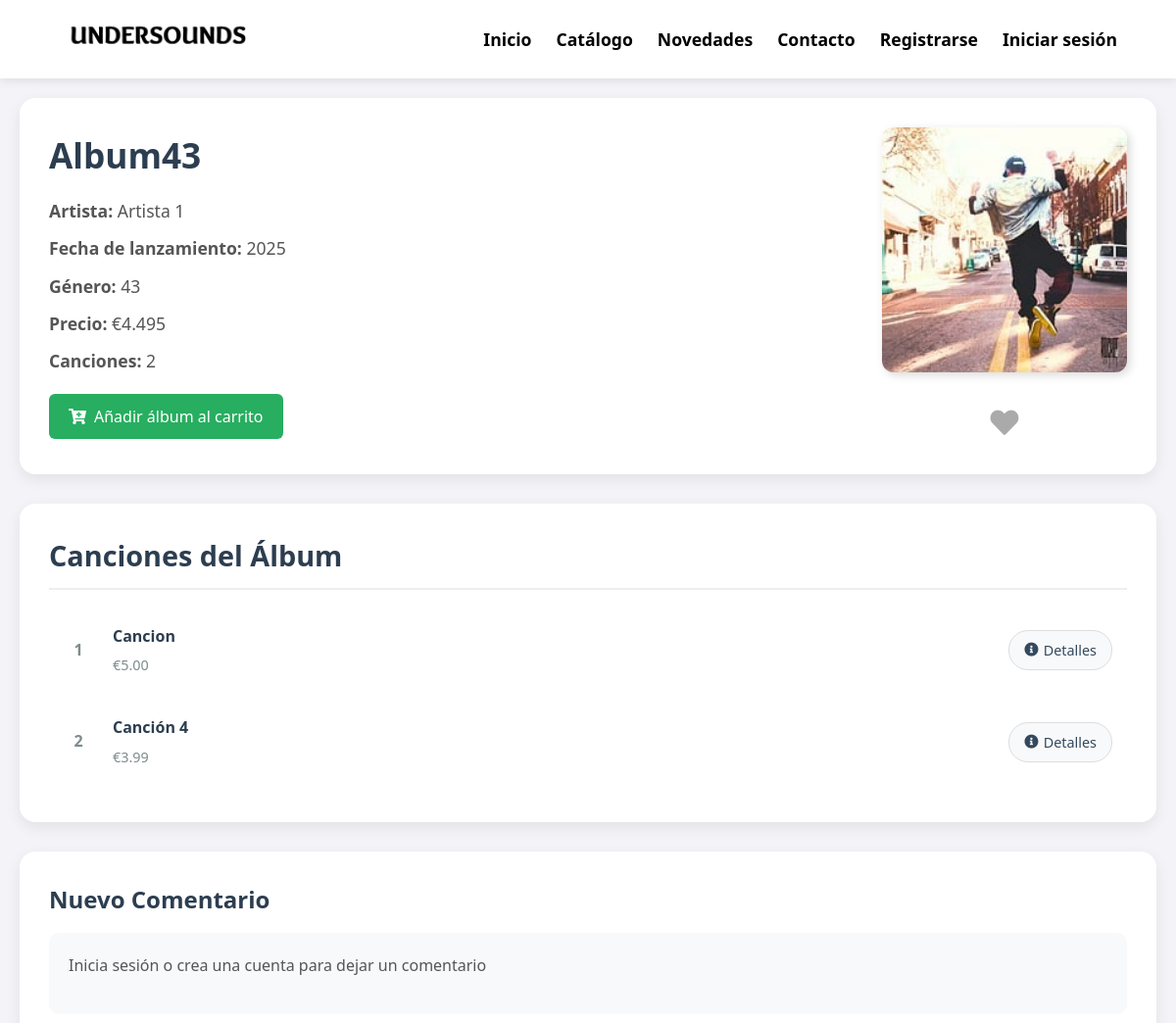
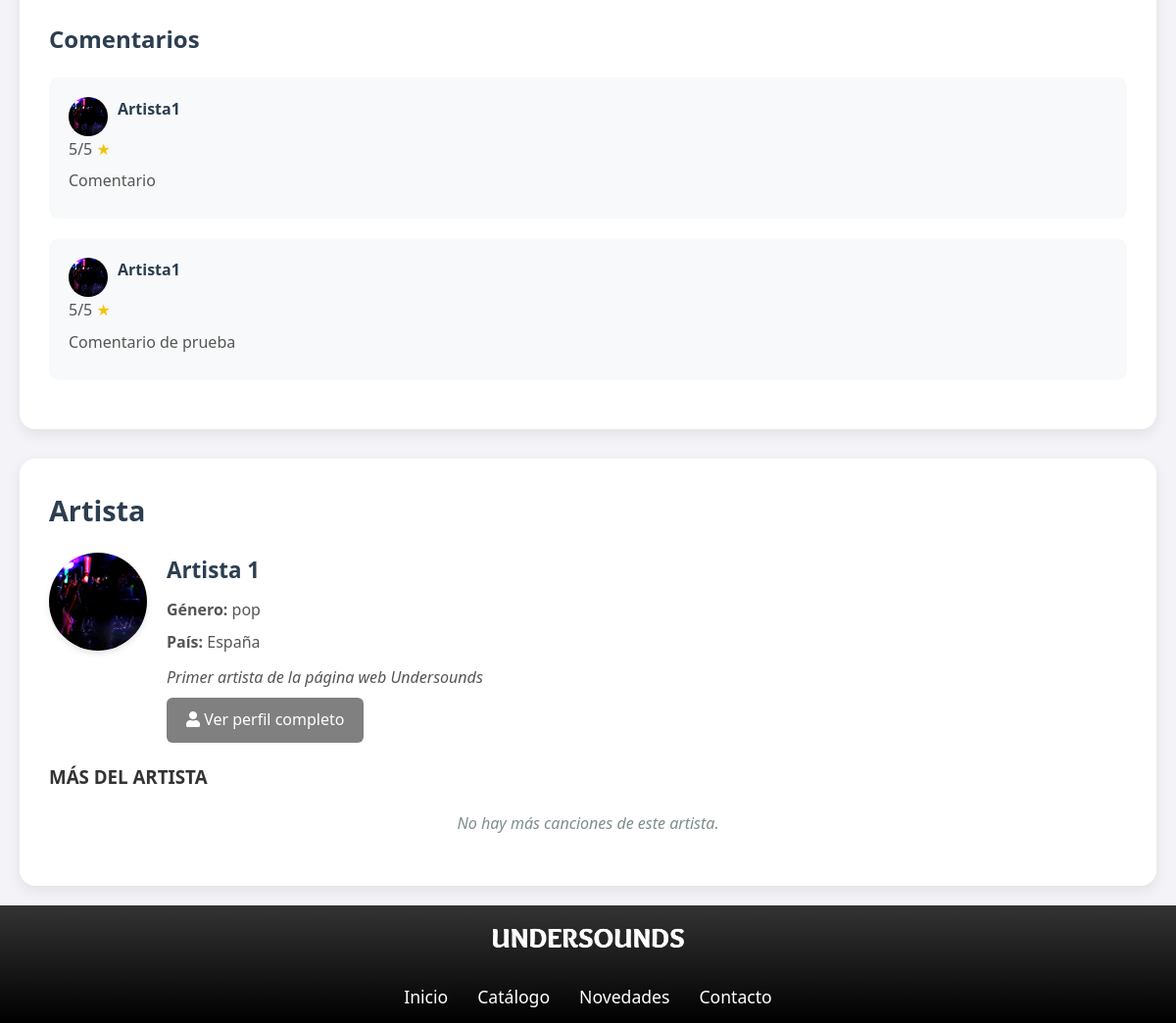
Screenshot of /album/11/ with the database file from the repository (2 pictures, top to bottom).
### model/music/music_models.py (models this page shows, shortened)
class Album(models.Model):
    title = models.CharField(max_length=255)
    artist_name = models.CharField(max_length=100)
    genre = models.CharField(max_length=50)
    release_date = models.DateTimeField()
    album_cover = models.ImageField(upload_to='album_covers/', blank=True, null=True)
    description = models.TextField(blank=True, null=True)
    price = models.DecimalField(max_digits=8, decimal_places=2)  # Cambiado a DecimalField
    class Meta:
        app_label = 'music'  # ¡Esto es crucial!

class Song(models.Model):
    title = models.CharField(max_length=255)
    artist_name = models.CharField(max_length=100)
    genre = models.CharField(max_length=50)
    price = models.DecimalField(max_digits=8, decimal_places=2)
    release_date = models.DateTimeField()
    song_cover = models.ImageField(upload_to='song_covers/', blank=True, null=True)
    song_file = models.FileField(upload_to='songs/', blank=True, null=True)  # <-- New field
    album_id = models.IntegerField(blank=True, null=True, verbose_name="ID del álbum")
    class Meta:
        app_label = 'music'  # ¡Esto es crucial!

### model/music/comments_model.py (models this page shows, shortened)
class Comments(models.Model):
    user_id = models.ForeignKey(User, on_delete=models.CASCADE,related_name='user_comments')
    comment = models.TextField(max_length=255)
    rating = models.DecimalField(max_digits=5, decimal_places=2, default='0.00')
    song_id = models.ForeignKey(Song, on_delete=models.CASCADE, related_name='song_comments', null=True, blank=True)
    album_id = models.ForeignKey(Album, on_delete=models.CASCADE, related_name='album_comments', null=True, blank=True)
    class Meta:
        app_label = 'music'

### user/models.py (models this page shows, shortened)
class User(AbstractUser):
    ROLE_CHOICES = (
        ('user', 'User'),
        ('artist', 'Artist'),
    )
    role = models.CharField(max_length=10, choices=ROLE_CHOICES, default='user')
    credit_card_number = models.CharField(max_length=16, blank=True, null=True)
    credit_card_expiry = models.DateField(blank=True, null=True)
    created_at = models.DateTimeField(auto_now_add=True)
    avatar = models.ImageField(upload_to='avatars/', default='avatars/usuario.png')
    backend = models.CharField(max_length=255, default='django.contrib.auth.backends.ModelBackend')
    artist_name = models.CharField(max_length=255, blank=True, null=True)
    artist_type = models.CharField(max_length=50, blank=True, null=True)
    bio = models.TextField(max_length=500, blank=True, null=True)
    genre = models.CharField(max_length=50, blank=True, null=True)
    country = models.CharField(max_length=100, blank=True, null=True)
    songs = models.ManyToManyField('music.Song', related_name='artists', blank=True)
    albums = models.ManyToManyField('music.Album', related_name='artists', blank=True)
    class Meta:
        app_label = 'user'

### view/music/views.py (the view)
# urls.py: path('album/<int:album_id>/', views.album_detail, name='album_detail'),
def album_detail(request, album_id):
    album_dto = AlbumController.get_album(album_id)
    if not album_dto:
        return render(request, '404.html', status=404)
    User = get_user_model()
    artist = User.objects.filter(artist_name=album_dto.artist_name).first()
    songs = SongController.get_songs_by_album(album_id)
    valor = []
    for song in songs:
        valor.append(song.price)
    price = sum(valor) / len(valor) if valor else 0
    album_comments = list(Comments.objects.filter(album_id=album_id))
    album_comments.reverse()  # Para mostrar los más recientes primero
    album_in_cart = False
    album_in_order = False
    album_is_favorite = False
    if request.user.is_authenticated:
        album_in_cart = CartItem.objects.filter(
            user=request.user,
            album__id=album_id
        ).exists()
        album_in_order = PurchaseDetail.objects.filter(
            purchase__user=request.user,
            album__id=album_id
        ).exists()
        album_is_favorite = FavoriteController.is_item_favorited(
            request.user.id,
            'album',
            album_id
        )
        artist_songs = UserController.get_artist_with_songs(artist.id).songs.all() if artist else []
    else:
        artist_songs = []
    context = {
        'album': {
            'id': album_dto.id,
            'title': album_dto.title,
            'artist_name': album_dto.artist_name,
            'artist_id': artist.id if artist else None,
            'genre': album_dto.genre,
            'price': price,
            'artist': artist,
            'release_date': album_dto.release_date,
            'album_cover': album_dto.album_cover,
            'description': album_dto.description,
        },
        'artist': artist,
        'songs': songs,
        'album_comments': album_comments,
        'album_in_cart': album_in_cart,
        'album_in_order': album_in_order,
        'album_is_favorite': album_is_favorite,
        'artist_songs': artist_songs,
        'user': request.user,
    }
    return render(request, 'music/album_detail.html', context)

### view/music/templates/music/album_detail.html (shortened to what this page needs)
{% extends 'base.html' %}
{% load static %}
{% block extra_css %}
    <link rel="stylesheet" href="{% static 'music/css/album_detail.css' %}">
    <link rel="stylesheet" href="https://cdnjs.cloudflare.com/ajax/libs/font-awesome/5.15.4/css/all.min.css">
{% endblock %}
{% block content %}
<body>
    <main class="main-container">
    <div class="track-info">
        <div class="track-details">
            <h1>{{ album.title }}</h1>
            <p><strong>Artista:</strong> {{ album.artist_name }}</p>
            <p><strong>Fecha de lanzamiento:</strong> {{ album.release_date|date:"Y" }}</p>
            <p><strong>Género:</strong> {{ album.genre }}</p>
            <p><strong>Precio:</strong> €{{ album.price }}</p>
            <p><strong>Canciones:</strong> {{ songs|length }}</p>
            <form action="{% url 'add_album_to_cart' album.id %}" method="post" class="add-to-cart-form">
                {% if album_in_order %}
                    <button type="button" class="add-to-cart-btn" disabled>
                        <i class="fas fa-check-double"></i> Álbum comprado
                    </button>
                {% elif album_in_cart %}
                    <button type="button" class="add-to-cart-btn" disabled>
                        <i class="fas fa-shopping-cart"></i> En el carrito
                    </button>
                {% else %}
                    <button type="submit" class="add-to-cart-btn">
                        <i class="fas fa-cart-plus"></i> Añadir álbum al carrito
                    </button>
                {% endif %}
            </form>
        </div>
        <div class="track-right">
            <div class="track-cover">
                {% if album.album_cover %}
                    <img src="{{ album.album_cover.url }}" alt="{{ album.title }}">
                {% else %}
                    <img src="{% static 'images/default_album.jpg' %}" alt="Sin portada">
                {% endif %}
            </div>
            <div class="favorite-section">
                {% if request.user.is_authenticated %}
                    <button id="favorite-btn" class="favorite-btn {% if album_is_favorite %}active{% endif %}" data-album-id="{{ album.id }}">
                        <span id="favorite-text">
                            {% if album_is_favorite %}<i class="fas fa-heart"></i>{% else %}<i class="far fa-heart"></i>{% endif %}
                        </span>
                    </button>
                {% else %}
                    <a href="{% url 'login' %}?next={{ request.path }}" class="favorite-btn">
                        <i class="fas fa-heart"></i>
                    </a>
                {% endif %}
            </div>
        </div>
    </div>
    <div class="wide-section">
        <h2>Canciones del Álbum</h2>
        <div class="songs-list-container">
            {% for song in songs %}
            <div class="song-item">
                <div class="song-number">{{ forloop.counter }}</div>
                <div class="song-info">
                    <div class="song-title">{{ song.title }}</div>
                    <div class="song-details">
                        <span class="song-price">€{{ song.price }}</span>
                    </div>
                </div>
                <div class="song-actions">
                    <a href="{% url 'music_detail_id' song.id %}" class="song-action-btn">
                        <i class="fas fa-info-circle"></i> Detalles
                    </a>
                </div>
            </div>
            {% empty %}
            <div class="no-songs">
                Este álbum no tiene canciones disponibles.
            </div>
            {% endfor %}
        </div>
    </div>
    <div class="comments-section">
        <div class="new-comment">
            <h2><strong>Nuevo Comentario</strong></h2>
            <div class="introducir-comment">
                {% if request.user.is_authenticated %}
                    <div class="introducir-comment-header">
                        <img src="{{ request.user.avatar.url }}" alt="Perfil" class="introducir-comment-avatar">
                        <strong class="introducir-comment-username">{{ request.user.username }}</strong>
                    </div>
                    <form action="{% url 'add_comment_to_album' album.id %}" method="POST" class="new-comment-form">
                        {% csrf_token %}
                        <textarea name="comment_text" id="Comment-text" placeholder="Escribe aquí tu comentario" class="introducir-comment-text"></textarea>
                        <div class="rating-section">
                            <label for="rating">Valoración:</label>
                            <div class="star-rating">
                                <input type="radio" id="star5" name="rating" value="5" required /><label for="star5">★</label>
                                <input type="radio" id="star4" name="rating" value="4" /><label for="star4">★</label>
                                <input type="radio" id="star3" name="rating" value="3" /><label for="star3">★</label>
                                <input type="radio" id="star2" name="rating" value="2" /><label for="star2">★</label>
                                <input type="radio" id="star1" name="rating" value="1" /><label for="star1">★</label>
                            </div>
                        </div>
                        <div class="introducir-comment-button-container">
                            <button type="submit" class="add-to-cart-btn">Publicar Comentario</button>
                        </div>
                    </form>
                {% else %}
                    <p>Inicia sesión o crea una cuenta para dejar un comentario</p>
                {% endif %}
            </div>
        </div>
        <div class="comments-list">
            <h2><strong>Comentarios</strong></h2>
            {% for comment in album_comments %}
                <div class="comment">
                    <img src="{{ comment.user_id.avatar.url }}" alt="Perfil" class="user">
                    <strong>{{ comment.user_id.username }}</strong>
                    <div>
                        <p>{{ comment.rating|floatformat:0 }}/5 <span class="star">★</span></p>
                    </div>
                    <p>{{ comment.comment }}</p>
                </div>
            {% empty %}
                <div class="no-comments">
                    No hay comentarios aún. Sé el primero en comentar.
                </div>
            {% endfor %}
        </div>
    </div>
    <div class="author-info">
    <h2><strong>Artista</strong></h2>
    {% if artist %}
    <div class="artist-card">
        <div class="artist-avatar">
            <img src="{{ artist.avatar.url }}" alt="{{ album.artist_name }}" class="artist-avatar-img">
        </div>
        <div class="artist-details">
            <h3>{{ artist.artist_name }}</h3>
            <p><strong>Género:</strong> {{ artist.genre|default:"No especificado" }}</p>
            <p><strong>País:</strong> {{ artist.country|default:"No especificado" }}</p>
            {% if artist.bio %}
                <p class="artist-bio">{{ artist.bio }}</p>
            {% endif %}
            <a href="{% url 'artist_detail' artist_name=album.artist_name %}" class="btn">
                <i class="fas fa-user"></i> Ver perfil completo
            </a>
        </div>
    </div>
    <div class="artist-songs-section">
        <h3><strong>MÁS DEL ARTISTA</strong></h3>
        <div class="artist-songs-list">
            {% for song in artist_songs %}
            <div class="artist-song-item">
                <div class="song-number">{{ forloop.counter }}</div>
                <div class="song-info">
                    <div class="song-title">{{ song.title }}</div>
                    <div class="song-details">
                        <span class="song-price">€{{ song.price }}</span>
                    </div>
                </div>
                <div class="song-actions">
                    <a href="{% url 'music_detail_id' song.id %}" class="song-action-btn">
                        <i class="fas fa-info-circle"></i> Detalles
                    </a>
                </div>
            </div>
            {% empty %}
            <div class="no-songs">
                No hay más canciones de este artista.
            </div>
            {% endfor %}
        </div>
    </div>
    {% else %}
        <p>Información del artista no disponible</p>
    {% endif %}
</div>
</main>
{% endblock %}

### rows the page displays
Album: title "Album43", artist_name "Artista 1", release_date "2025", genre "43"
Song: title "Cancion", price "5.00"
Song: title "Canción 4", price "3.99"
Comments: user_id.avatar (picture), user_id.username "Artista1", rating "5", comment "Comentario"
Comments: user_id.avatar (picture), user_id.username "Artista1", rating "5", comment "Comentario de prueba"
User: avatar (picture), artist_name "Artista 1", genre "pop", country "España", bio "Primer artista de la página web Undersounds"

### other values shown
{{ album.price }} "4.495"
{{ songs|length }} "2"
